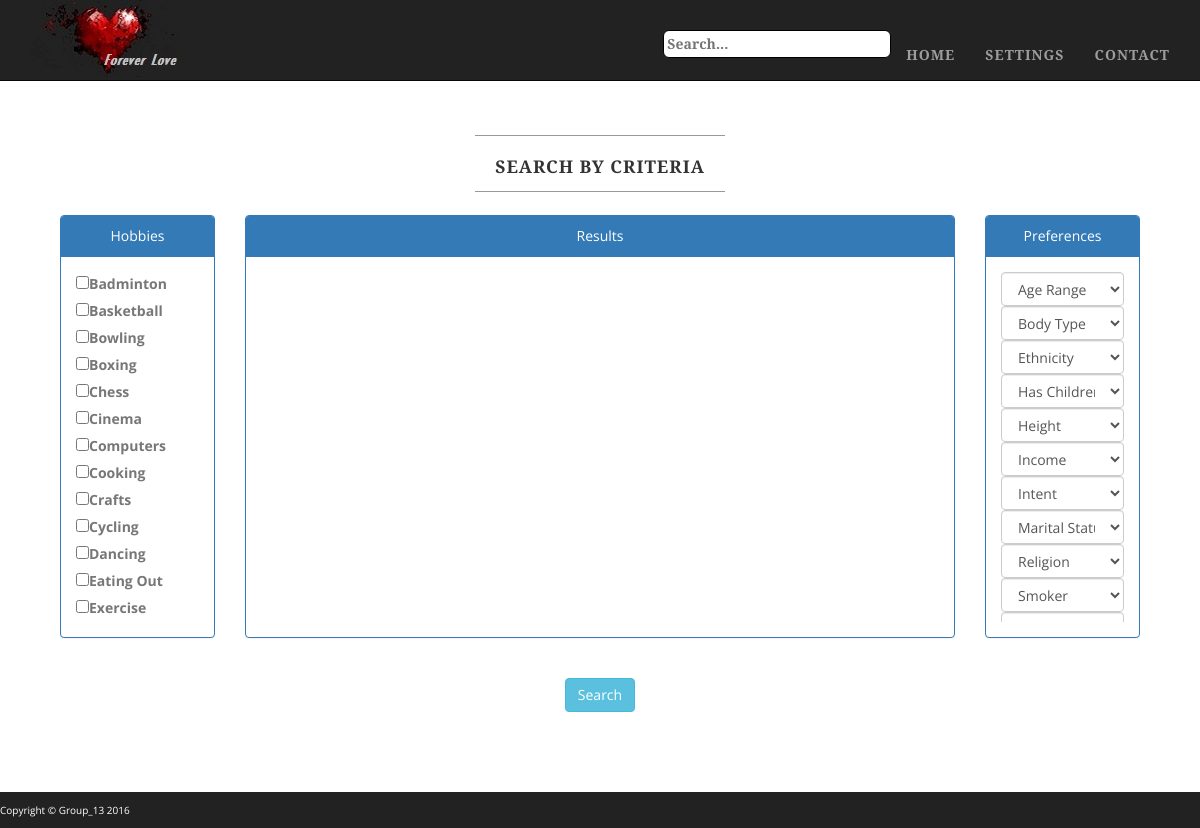
The page /searchPage.php on the database its author committed.
### tables this page shows
CREATE TABLE IF NOT EXISTS `user_hobbies` (
  `hobby_id` int(11) NOT NULL AUTO_INCREMENT,
  `hobby_name` varchar(64) NOT NULL,
  PRIMARY KEY (`hobby_id`)
);

### classes/Config.php (called while the page is built)
<?php
class Config{
    public static function get($path = null){
        if($path){
            $config = $GLOBALS['config'];
            $path = explode('/', $path);
            foreach($path as $bit){
                if(isset($config[$bit]))
                    $config = $config[$bit];
            }
            return $config;
        }
        return false;
    }
}

### classes/DB.php (called while the page is built, shortened)
<?php
class DB{
    private static $instance = null;
    private $pdo, $query, $error = false, $results, $count = 0;
    private function __construct(){
        try{
            $this->pdo = new PDO(
                'mysql:host='.Config::get('mysql/host').';dbname='.Config::get('mysql/db'),
                Config::get('mysql/username'),
                Config::get('mysql/password')
            );
        }catch (PDOException $e){
            die($e->getMessage());
        }
    }
    public static function getInstance(){
        if(!isset(self::$instance)){
            self::$instance = new DB();
        }
        return self::$instance;
    }
    public function query($sql, $params = []){
        if($this->query = $this->pdo->prepare($sql)){
            if($this->query->execute()){
                $this->results = $this->query->fetchAll(PDO::FETCH_OBJ);
            }
            else{
                $this->error = true;
            }
        }
        return $this;
    }
    public function results(){
        return $this->results;
    }
}

### classes/SearchServiceMgr.php (called while the page is built, shortened)
<?php
class SearchServiceMgr{
    public static function searchablePreferences(){
        return [
            'Body Type' => self::structureResult('body_type', 'id', 'choice'),
            'Ethnicity' => self::structureResult('ethnicity', 'id', 'choice'),
            'Has Children' => self::structureResult('has_children', 'id', 'choice'),
            'Height' => self::structureResult('height', 'id', 'choice'),
            'Income' => self::structureResult('income', 'id', 'choice'),
            'Intent' => self::structureResult('intent', 'id', 'choice'),
            'Marital Status' => self::structureResult('marital_status', 'id', 'choice'),
            'Religion' => self::structureResult('religion', 'id', 'choice'),
            'Smoker' => self::structureResult('smoker', 'id', 'choice'),
            'Wants Children' => self::structureResult('wants_children', 'id', 'choice')
        ];
    }
    private static function structureResult($table, $id, $choice){
        $results = DB::getInstance()->query("SELECT $id, $choice FROM $table")->results();
        $array = [];
        foreach($results as $result){
            $array[$result->$id] = $result->$choice;
        }
        return $array;
    }
}

### searchPage.php (the view, shortened to what this page needs)
<!DOCTYPE html>
<html>
<head>
    <?php
    $hobbies = DB::getInstance()->query('SELECT * FROM user_hobbies ORDER BY hobby_name')->results();
    $preferences = SearchServiceMgr::searchablePreferences();
    ?>
    <link href="css/bootstrap.min.css" rel="stylesheet">
    <link href="css/custom-base-page.css" rel="stylesheet">
</head>
<body class="full">
<div class="container">
    <div class="row">
        <div class="box">
            <div class="col-lg-12 text-center">
                <br><br>
                <hr class="tagline-divider">
                <h2 class="intro-text text-center">
                    <strong>Search By Criteria</strong>
                </h2>
                <hr class="tagline-divider"><br>
                <form class="form-horizontal" role="form" method="post">
                    <div class="container-fluid">
                        <div class="row">
                            <div class="col-lg-2 col-md-3 col-sm-3">
                                <div class="panel panel-primary">
                                    <div class="panel-heading">
                                        Hobbies
                                    </div>
                                    <div class="panel-body">
                                        <div style="height: 350px;overflow: auto;">
                                            <?php
                                            foreach($hobbies as $hobby){?>
                                                <div class="pull-left" style="clear:both;">
                                                    <label class="text-muted">
                                                        <input type="checkbox" name="list[]" value="<?php echo $hobby->hobby_id;?>"><?php echo $hobby->hobby_name;?>
                                                    </label>
                                                </div>
                                            <?php
                                            }
                                            ?>
                                        </div>
                                    </div>
                                </div>
                            </div>
                            <div class="col-lg-8 col-md-6 col-sm-6">
                                <div class="panel panel-primary">
                                    <div class="panel-heading">
                                        Results
                                    </div>
                                    <div class="panel-body">
                                        <div style="height: 350px;overflow: auto;">
                                        </div>
                                    </div>
                                </div>
                            </div>
                            <div class="col-lg-2 col-md-3 col-sm-3">
                                <div class="panel panel-primary">
                                    <div class="panel-heading">
                                        Preferences
                                    </div>
                                    <div class="panel-body">
                                        <div style="height: 350px;overflow: auto;">
                                            <select class="form-control" name="age">
                                                <option disabled selected>Age Range</option>
                                            </select>
                                            <?php
                                            foreach($preferences as $preference => $options){?>
                                                <select class="form-control" name="<?php echo strtolower(str_replace(' ', '_',$preference));?>">
                                                    <option disabled selected><?php echo $preference;?></option>
                                                </select>
                                                <?php
                                            }?>
                                        </div>
                                    </div>
                                </div>
                            </div>
                        </div>
                    </div>
                        <br>
                    <div class="col-xs-12">
                        <input class="btn btn-info" id="search_button" name="submit" type="submit" value="Search">
                    </div>
                </form>
                <br><br><br>
                <br><br>
            </div>
        </div>
    </div>
</div>
</body>
</html>

### css/custom-base-page.css (style rules this page uses)
body { margin-top: 50px; }
.full { background: url('http://gdurl.com/1DKh') no-repeat center center fixed; -webkit-background-size: cover; -moz-background-size: cover; background-size: cover; -o-background-size: cover; }
.navbar-nav { margin-top: 30px; }
body { font-family: "Open Sans","Helvetica Neue",Helvetica,Arial,sans-serif; }
h1, h2, h3, h4, h5, h6 { text-transform: uppercase; font-family: "Josefin Slab","Helvetica Neue",Helvetica,Arial,sans-serif; font-weight: 700; letter-spacing: 1px; }
.nav-text ul { text-transform: uppercase; font-family: "Josefin Slab","Helvetica Neue",Helvetica,Arial,sans-serif; font-weight: 700; letter-spacing: 1px; }
p { font-size: 1.25em; line-height: 1.6; color: #000; }
hr { max-width: 400px; border-color: #999999; }
.tagline-divider { margin: 15px auto 3px; max-width: 250px; border-color: #999999; }
.box { margin-bottom: 20px; padding: 30px 15px; background: #fff; background: rgba(255,255,255,0.9); }
.intro-text { text-transform: uppercase; font-size: 1.25em; font-weight: 400; letter-spacing: 1px; }
footer p { margin: 0; padding: 10px 0; text-align: left; background: #222222; color: white; font-size: x-small; }
#input_search { border: solid 1px #000; border-top-right-radius: 6px; border-top-left-radius: 6px; border-bottom-right-radius: 6px; border-bottom-left-radius: 6px; padding: 3px; }
@media screen and (min-width:1200px) { .box:after { content: ''; display: table; clear: both; } }

### rows shown on the page
user_hobbies: hobby_name "Badminton"
user_hobbies: hobby_name "Basketball"
user_hobbies: hobby_name "Bowling"
user_hobbies: hobby_name "Boxing"
user_hobbies: hobby_name "Chess"
user_hobbies: hobby_name "Cinema"
user_hobbies: hobby_name "Computers"
user_hobbies: hobby_name "Cooking"
user_hobbies: hobby_name "Crafts"
user_hobbies: hobby_name "Cycling"
user_hobbies: hobby_name "Dancing"
user_hobbies: hobby_name "Eating Out"
user_hobbies: hobby_name "Exercise"

### other values the page prints
form field body_type "Body Type"
form field ethnicity "Ethnicity"
form field has_children "Has Children"
form field height "Height"
form field income "Income"
form field intent "Intent"
form field marital_status "Marital Status"
form field religion "Religion"
form field smoker "Smoker"
form field wants_children "Wants Children"
